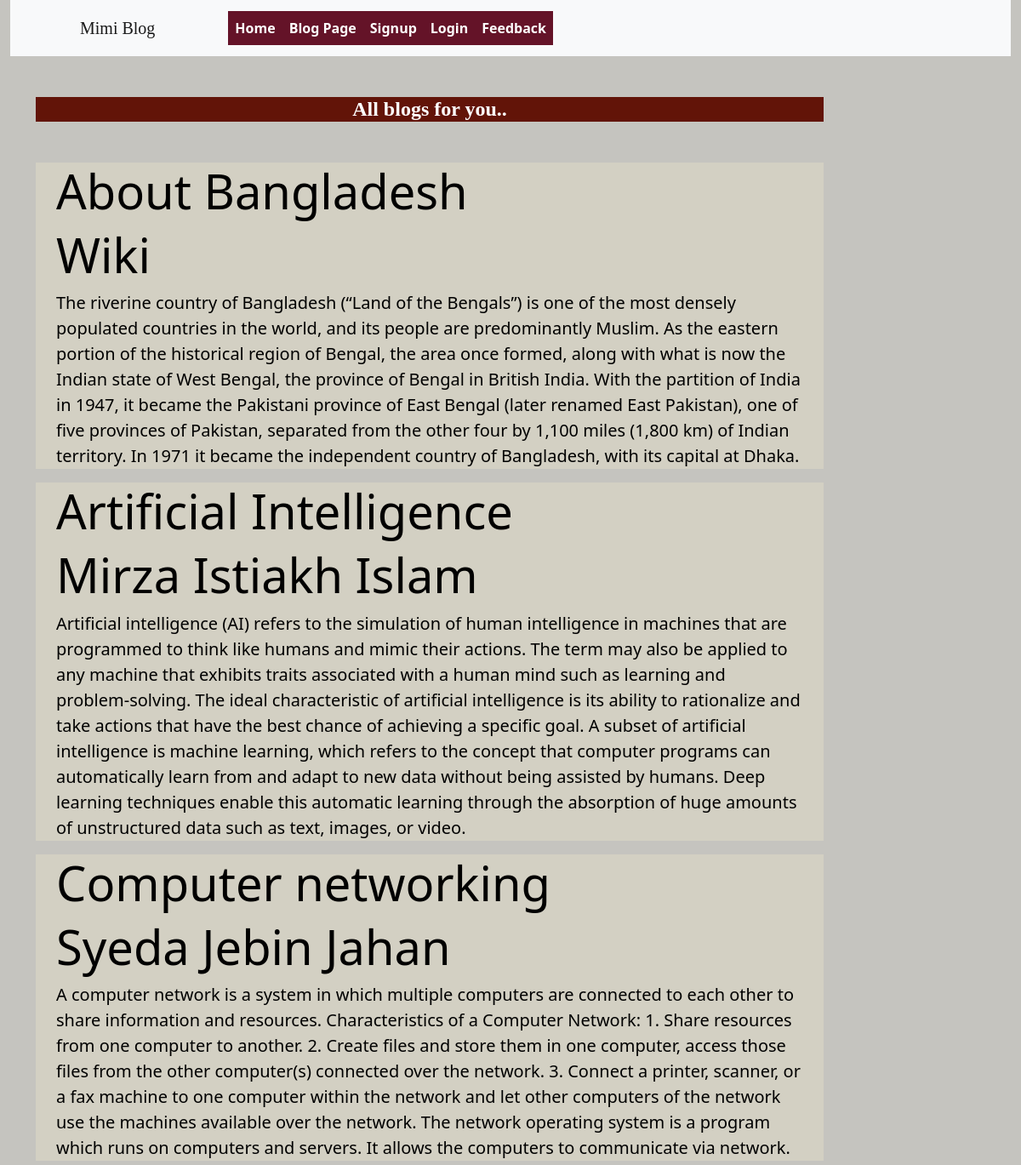
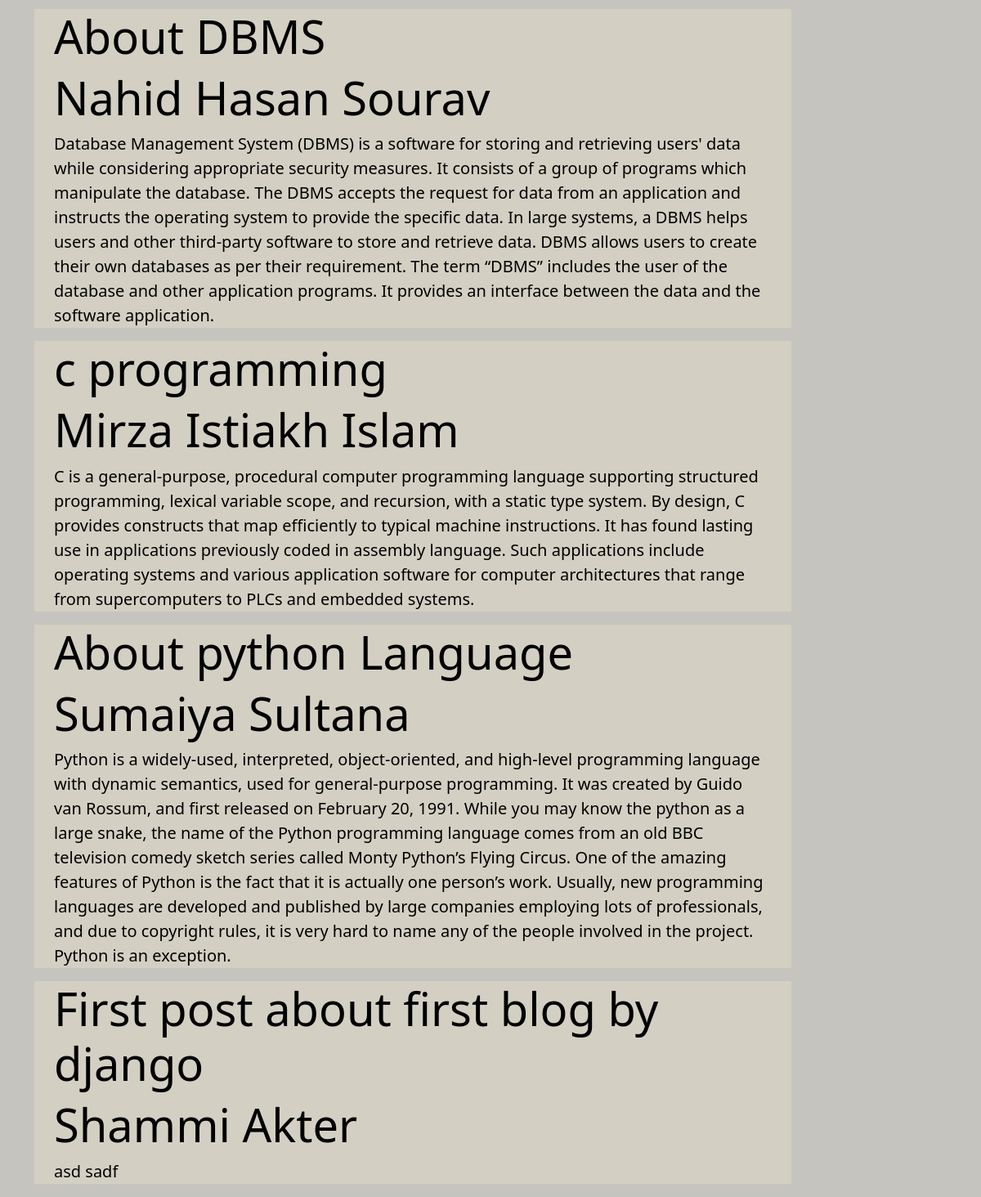
The page /blogpage/ on the database its author committed (2 pictures, top to bottom).
### blog/models.py (models this page shows)
class Post(models.Model):
    title= models.CharField(max_length=200)
    author= models.CharField(max_length=200)
    desc= models.TextField()

### blog/views.py (the view)
# urls.py: path('blogpage/', views.blogpage, name='blogpage'),
def blogpage(request):
    posts= Post.objects.all()
    return render(request, 'blog/blogpage.html', {'posts': posts})

### blog/templates/blog/blogpage.html
{% extends 'blog/index.html' %}
{% load static %}
{% block content %}
<div class="col-sm-10">
    <h4 class="text-white my-5" style="font-family: 'Pacifico', cursive; height:100; width: 30; text-align: center; background-color:rgb(98,20,8);"> <b>All blogs for you..</b> </h4>
    {% for post in posts %}
        <div class ="jumbotron jumbotron-fluid jumbo-color">
            <div class="container">
                <h6 class="display-4">{{post.title}}</h6>
                <h6 class="display-4">{{post.author}}</h6>
                <p class="lead"> {{post.desc}}</p>
            </div>
        </div>
    {% endfor %}
</div>
{% endblock content %}

### blog/templates/blog/index.html (shortened to what this page needs)
<!DOCTYPE html>
{% load static %}
<html lang="en">
<head>
    <link rel = "stylesheet" href="{% static 'blog/css/bootstrap.css'%}">
    <link rel = "stylesheet" href="{% static 'blog/css/style.css'%}">
</head>
<body style=" background-color: rgb(197,196,191)">
    <div class="container-fluid bg-rgb(197, 196, 191)">
        {% include 'blog/navbar.html' %}
    </div>
    <div class= "container">
        <div class= "row">
            {% block content %}
            {% endblock content %}
        </div>
    </div>
</body>
</html>

### blog/templates/blog/navbar.html (shortened to what this page needs)
<nav class="navbar navbar-expand-lg navbar-light bg-light">
  <div class="container-fluid">
    <a class="navbar-brand" href="#" style="font-size:20px; line-height:50px; padding: 0 70px; font-family: 'Pacifico', cursive;">Mimi Blog</a>
    <div class="collapse navbar-collapse" id="navbarNav">
      <ul class="navbar-nav">
        <li class="nav-item">
          <a class="nav-link active" aria-current="page" href="/" style="background-color:rgb(100, 19, 40); color: white;"><b>Home</b></a>
        </li>
        <li class="nav-item">
          <a class="nav-link" href="{% url 'blogpage' %}"  style="background-color:rgb(100, 19, 40); color: white;"><b>Blog Page</b></a>
        </li>
        {% if request.user.is_authenticated %}
        <li class="nav-item">
          <a class="nav-link" href="{% url 'dashboard' %}" style=" background-color:rgb(100, 19, 40); color: white;"><b>Dashboard</b></a>
        </li>
        <li class="nav-item">
          <a class="nav-link" href="{% url 'logout' %}" style="background-color:rgb(100, 19, 40); color: white;"><b>Logout</b></a>
        </li>
        {% else %}
        <li class="nav-item">
          <a class="nav-link" href="{% url 'signup' %}" style="background-color:rgb(100, 19, 40); color: white;"><b>Signup</b></a>
        </li>
        <li class="nav-item">
          <a class="nav-link" href="{% url 'login' %}" style="background-color:rgb(100, 19, 40); color: white;"><b>Login</b></a>
        </li>
        {% endif %}
        <li class="nav-item">
          <a class="nav-link" href="{% url 'feedback' %}" style="background-color:rgb(100, 19, 40); color: white;"><b>Feedback</b></a>
        </li>
      </ul>
    </div>
  </div>
</nav>

### blog/static/blog/css/style.css (style rules this page uses)
body { background-color: rgb(197, 196, 191); color: black; }
.jumbo-color { background-color:rgb(211, 208, 195); }

### rows shown on the page
Post: title "About Bangladesh", author "Wiki", desc "The riverine country of Bangladesh (“Land of the Bengals”) is one of the most densely populated countries in the world, and its people are predominantly Muslim. As the eastern portion of the historical region of Bengal, the area once formed, along with what is now the Indian state of West Bengal, the province of Bengal in British India. With the partition of India in 1947, it became the Pakistani province of East Bengal (later renamed East Pakistan), one of five provinces of Pakistan, separated from the other four by 1,100 miles (1,800 km) of Indian territory. In 1971 it became the independent country of Bangladesh, with its capital at Dhaka."
Post: title "Artificial Intelligence", author "Mirza Istiakh Islam", desc "Artificial intelligence (AI) refers to the simulation of human intelligence in machines that are programmed to think like humans and mimic their actions. The term may also be applied to any machine that exhibits traits associated with a human mind such as learning and problem-solving. The ideal characteristic of artificial intelligence is its ability to rationalize and take actions that have the best chance of achieving a specific goal. A subset of artificial intelligence is machine learning, which refers to the concept that computer programs can automatically learn from and adapt to new data without being assisted by humans. Deep learning techniques enable this automatic learning through…"
Post: title "Computer networking", author "Syeda Jebin Jahan", desc "A computer network is a system in which multiple computers are connected to each other to share information and resources. Characteristics of a Computer Network: 1. Share resources from one computer to another. 2. Create files and store them in one computer, access those files from the other computer(s) connected over the network. 3. Connect a printer, scanner, or a fax machine to one computer within the network and let other computers of the network use the machines available over the network. The network operating system is a program which runs on computers and servers. It allows the computers to communicate via network."
Post: title "About DBMS", author "Nahid Hasan Sourav", desc "Database Management System (DBMS) is a software for storing and retrieving users' data while considering appropriate security measures. It consists of a group of programs which manipulate the database. The DBMS accepts the request for data from an application and instructs the operating system to provide the specific data. In large systems, a DBMS helps users and other third-party software to store and retrieve data. DBMS allows users to create their own databases as per their requirement. The term “DBMS” includes the user of the database and other application programs. It provides an interface between the data and the software application."
Post: title "c programming", author "Mirza Istiakh Islam", desc "C is a general-purpose, procedural computer programming language supporting structured programming, lexical variable scope, and recursion, with a static type system. By design, C provides constructs that map efficiently to typical machine instructions. It has found lasting use in applications previously coded in assembly language. Such applications include operating systems and various application software for computer architectures that range from supercomputers to PLCs and embedded systems."
Post: title "About python Language", author "Sumaiya Sultana", desc "Python is a widely-used, interpreted, object-oriented, and high-level programming language with dynamic semantics, used for general-purpose programming. It was created by Guido van Rossum, and first released on February 20, 1991. While you may know the python as a large snake, the name of the Python programming language comes from an old BBC television comedy sketch series called Monty Python’s Flying Circus. One of the amazing features of Python is the fact that it is actually one person’s work. Usually, new programming languages are developed and published by large companies employing lots of professionals, and due to copyright rules, it is very hard to name any of the people involved in…"
Post: title "First post about first blog by django", author "Shammi Akter", desc "asd sadf"
